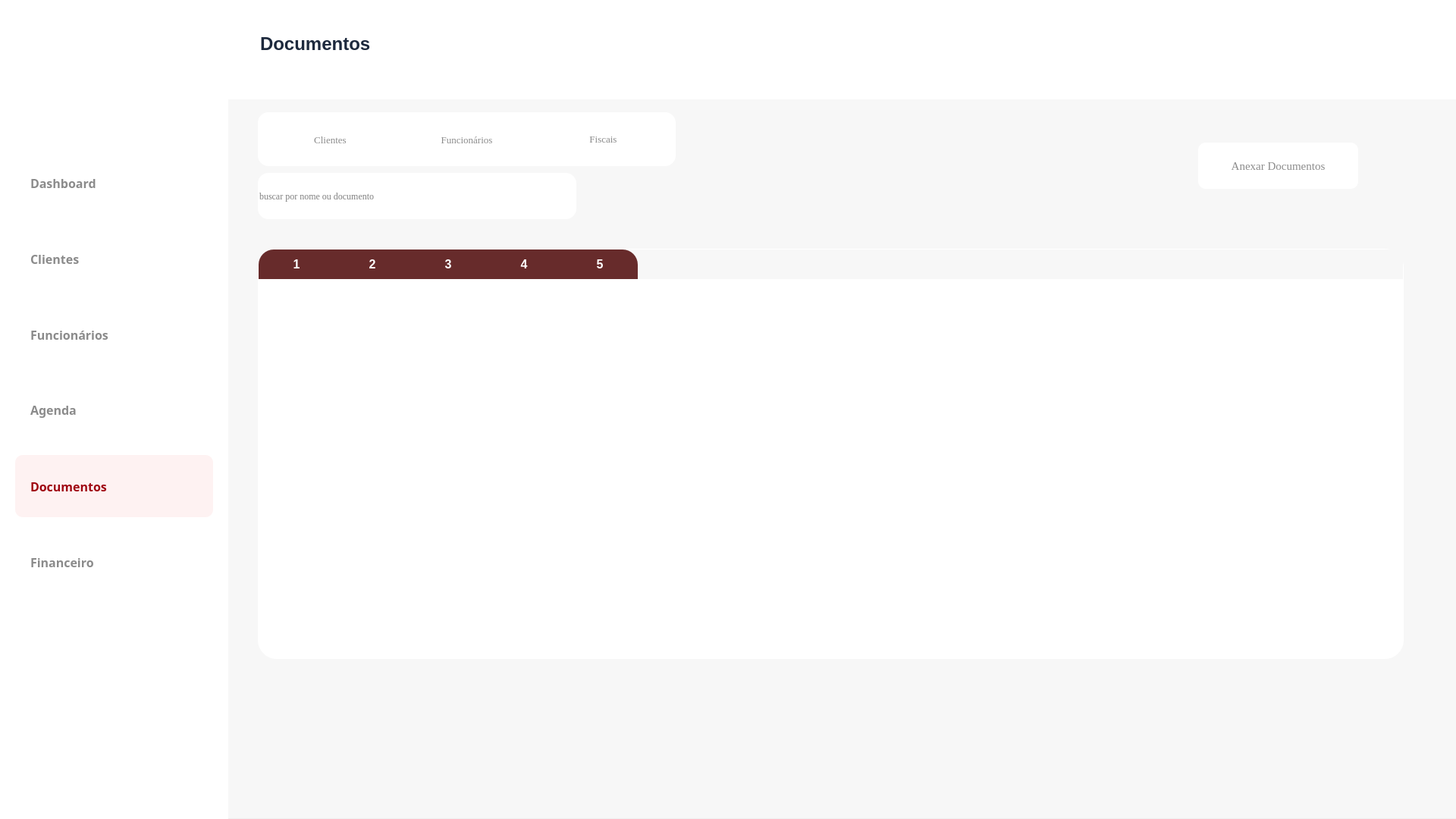
<?xml version="1.0" encoding="UTF-8"?>
<ui version="4.0">
 <class>Form</class>
 <widget class="QWidget" name="Form">
  <property name="geometry">
   <rect>
    <x>0</x>
    <y>0</y>
    <width>1920</width>
    <height>1080</height>
   </rect>
  </property>
  <property name="windowTitle">
   <string>Form</string>
  </property>
  <widget class="QFrame" name="frame_3">
   <property name="geometry">
    <rect>
     <x>300</x>
     <y>128</y>
     <width>1631</width>
     <height>951</height>
    </rect>
   </property>
   <property name="font">
    <font>
     <family>Georgia</family>
     <weight>50</weight>
     <bold>false</bold>
    </font>
   </property>
   <property name="styleSheet">
    <string notr="true">background-color: rgb(247, 247, 247);
border: none;</string>
   </property>
   <property name="frameShape">
    <enum>QFrame::StyledPanel</enum>
   </property>
   <property name="frameShadow">
    <enum>QFrame::Raised</enum>
   </property>
   <widget class="QPushButton" name="pushButton_7">
    <property name="geometry">
     <rect>
      <x>1280</x>
      <y>60</y>
      <width>211</width>
      <height>61</height>
     </rect>
    </property>
    <property name="font">
     <font>
      <family>Georgia</family>
      <pointsize>11</pointsize>
      <weight>50</weight>
      <bold>false</bold>
     </font>
    </property>
    <property name="styleSheet">
     <string notr="true">QPushButton {
    text-align: center;
    background-color: white;
    color: rgb(139,139,139);
    border-radius: 10px;
}

QPushButton:hover {
    background-color: rgb(247,247,247);
}

QPushButton:pressed {
    background-color: rgb(182,75,75);
    color: white;
}</string>
    </property>
    <property name="text">
     <string>Anexar Documentos</string>
    </property>
    <property name="icon">
     <iconset>
      <normaloff>../Source/upload_icon.png.png</normaloff>../Source/upload_icon.png.png</iconset>
    </property>
    <property name="iconSize">
     <size>
      <width>25</width>
      <height>25</height>
     </size>
    </property>
   </widget>
   <widget class="QFrame" name="frame_4">
    <property name="geometry">
     <rect>
      <x>40</x>
      <y>20</y>
      <width>551</width>
      <height>71</height>
     </rect>
    </property>
    <property name="styleSheet">
     <string notr="true">background-color: white;
border-radius: 14px;</string>
    </property>
    <property name="frameShape">
     <enum>QFrame::StyledPanel</enum>
    </property>
    <property name="frameShadow">
     <enum>QFrame::Raised</enum>
    </property>
    <widget class="QPushButton" name="pushButton_2">
     <property name="geometry">
      <rect>
       <x>190</x>
       <y>11</y>
       <width>171</width>
       <height>51</height>
      </rect>
     </property>
     <property name="font">
      <font>
       <family>Georgia</family>
       <pointsize>10</pointsize>
       <weight>50</weight>
       <bold>false</bold>
      </font>
     </property>
     <property name="cursor">
      <cursorShape>PointingHandCursor</cursorShape>
     </property>
     <property name="styleSheet">
      <string notr="true">QPushButton {
    text-align: center;
    background-color: white;
    color: rgb(139,139,139);
    border-radius: 10px;
}

QPushButton:hover {
    background-color: rgb(247,247,247);
}

QPushButton:pressed {
    background-color: rgb(182,75,75);
    color: white;
}</string>
     </property>
     <property name="text">
      <string>Funcionários</string>
     </property>
     <property name="icon">
      <iconset>
       <normaloff>../Source/funcionarios.png</normaloff>../Source/funcionarios.png</iconset>
     </property>
     <property name="iconSize">
      <size>
       <width>20</width>
       <height>20</height>
      </size>
     </property>
    </widget>
    <widget class="QPushButton" name="pushButton">
     <property name="geometry">
      <rect>
       <x>10</x>
       <y>11</y>
       <width>171</width>
       <height>51</height>
      </rect>
     </property>
     <property name="font">
      <font>
       <family>Georgia</family>
       <pointsize>10</pointsize>
       <weight>50</weight>
       <bold>false</bold>
      </font>
     </property>
     <property name="cursor">
      <cursorShape>PointingHandCursor</cursorShape>
     </property>
     <property name="styleSheet">
      <string notr="true">QPushButton {
    text-align: center;
    background-color: white;
    color: rgb(139,139,139);
    border-radius: 10px;
}

QPushButton:hover {
    background-color: rgb(247,247,247);
}

QPushButton:pressed {
    background-color: rgb(182,75,75);
    color: white;
}</string>
     </property>
     <property name="text">
      <string>Clientes</string>
     </property>
     <property name="icon">
      <iconset>
       <normaloff>../Source/utilizador.png</normaloff>../Source/utilizador.png</iconset>
     </property>
     <property name="iconSize">
      <size>
       <width>20</width>
       <height>20</height>
      </size>
     </property>
    </widget>
    <widget class="QPushButton" name="pushButton_8">
     <property name="geometry">
      <rect>
       <x>370</x>
       <y>10</y>
       <width>171</width>
       <height>51</height>
      </rect>
     </property>
     <property name="font">
      <font>
       <family>Georgia</family>
       <pointsize>10</pointsize>
       <weight>50</weight>
       <bold>false</bold>
      </font>
     </property>
     <property name="cursor">
      <cursorShape>PointingHandCursor</cursorShape>
     </property>
     <property name="autoFillBackground">
      <bool>false</bool>
     </property>
     <property name="styleSheet">
      <string notr="true">QPushButton {
    text-align: center;
    background-color: white;
    color: rgb(139,139,139);
    border-radius: 10px;
}

QPushButton:hover {
    background-color: rgb(247,247,247);
}

QPushButton:pressed {
    background-color: rgb(182,75,75);
    color: white;
}</string>
     </property>
     <property name="text">
      <string>Fiscais</string>
     </property>
     <property name="icon">
      <iconset>
       <normaloff>../Source/fiscal_icon.png.png</normaloff>../Source/fiscal_icon.png.png</iconset>
     </property>
     <property name="iconSize">
      <size>
       <width>20</width>
       <height>20</height>
      </size>
     </property>
    </widget>
   </widget>
   <widget class="QTableWidget" name="tableWidget">
    <property name="geometry">
     <rect>
      <x>40</x>
      <y>200</y>
      <width>1511</width>
      <height>541</height>
     </rect>
    </property>
    <property name="font">
     <font>
      <family>Georgia</family>
      <pointsize>12</pointsize>
      <weight>50</weight>
      <bold>false</bold>
     </font>
    </property>
    <property name="layoutDirection">
     <enum>Qt::LeftToRight</enum>
    </property>
    <property name="styleSheet">
     <string notr="true">QHeaderView::section {
	font-family: &quot;MS Shell Dlg 2&quot;;
    font-size: 16px;
    font-weight: bold;
    color: white;
    background-color: rgb(103, 43, 43);
    color: white;
    border: none;
	padding: 8px;
}
QHeaderView::section:first {
	border-top-left-radius: 20px;  /* Canto superior esquerdo */
    border-top-right-radius: 0px;
    border-bottom-left-radius: 0px;
    border-bottom-right-radius: 0px;
}
QHeaderView::section:last {
	border-top-left-radius: 0px;
    border-top-right-radius: 20px;
    border-bottom-left-radius: 0px;
    border-bottom-right-radius: 0px;
}
QTableWidget {
    border: none;
    border-radius: 25px;
    background-color: white;
    /* Necessário para o fundo arredondar corretamente */
    padding: 1px;
}
QTableWidget::section:first {
	font-family: &quot;Times New Roman&quot;;
    font-size: 12px;
	font-weight: bold;
    color: black;
}
QTableWidget::section:second, third {
	font-family: &quot;Times New Roman&quot;;
    font-size: 10px;
    color: rgb(152, 152, 152);
	text-align: center;
}
QTableWidget::section:last {
	font-family: &quot;Times New Roman&quot;;
    font-size: 12px;
	font-weight: bold;
    color: black;
	text-align: center;
}</string>
    </property>
    <property name="editTriggers">
     <set>QAbstractItemView::NoEditTriggers</set>
    </property>
    <property name="alternatingRowColors">
     <bool>true</bool>
    </property>
    <property name="sortingEnabled">
     <bool>true</bool>
    </property>
    <property name="columnCount">
     <number>5</number>
    </property>
    <attribute name="horizontalHeaderVisible">
     <bool>true</bool>
    </attribute>
    <attribute name="horizontalHeaderHighlightSections">
     <bool>true</bool>
    </attribute>
    <attribute name="horizontalHeaderStretchLastSection">
     <bool>false</bool>
    </attribute>
    <attribute name="verticalHeaderVisible">
     <bool>false</bool>
    </attribute>
    <column/>
    <column/>
    <column/>
    <column/>
    <column/>
   </widget>
   <widget class="QLineEdit" name="lineEdit">
    <property name="geometry">
     <rect>
      <x>40</x>
      <y>100</y>
      <width>420</width>
      <height>61</height>
     </rect>
    </property>
    <property name="font">
     <font>
      <family>Georgia</family>
     </font>
    </property>
    <property name="styleSheet">
     <string notr="true">background-color: white;
border-radius: 14px;</string>
    </property>
    <property name="inputMask">
     <string/>
    </property>
    <property name="text">
     <string/>
    </property>
    <property name="maxLength">
     <number>32767</number>
    </property>
    <property name="echoMode">
     <enum>QLineEdit::Normal</enum>
    </property>
    <property name="placeholderText">
     <string>buscar por nome ou documento</string>
    </property>
   </widget>
  </widget>
  <widget class="QFrame" name="frame_2">
   <property name="geometry">
    <rect>
     <x>299</x>
     <y>0</y>
     <width>1681</width>
     <height>131</height>
    </rect>
   </property>
   <property name="styleSheet">
    <string notr="true">background-color: rgb(255,255,255);
border: white;</string>
   </property>
   <property name="frameShape">
    <enum>QFrame::StyledPanel</enum>
   </property>
   <property name="frameShadow">
    <enum>QFrame::Raised</enum>
   </property>
   <widget class="QTextBrowser" name="textBrowser_2">
    <property name="geometry">
     <rect>
      <x>40</x>
      <y>40</y>
      <width>256</width>
      <height>51</height>
     </rect>
    </property>
    <property name="autoFillBackground">
     <bool>false</bool>
    </property>
    <property name="styleSheet">
     <string notr="true">border: 0px;
color:rgb(29, 41, 61);</string>
    </property>
    <property name="html">
     <string>&lt;!DOCTYPE HTML PUBLIC &quot;-//W3C//DTD HTML 4.0//EN&quot; &quot;http://www.w3.org/TR/REC-html40/strict.dtd&quot;&gt;
&lt;html&gt;&lt;head&gt;&lt;meta name=&quot;qrichtext&quot; content=&quot;1&quot; /&gt;&lt;style type=&quot;text/css&quot;&gt;
p, li { white-space: pre-wrap; }
&lt;/style&gt;&lt;/head&gt;&lt;body style=&quot; font-family:'MS Shell Dlg 2'; font-size:8.25pt; font-weight:400; font-style:normal;&quot;&gt;
&lt;p style=&quot; margin-top:0px; margin-bottom:0px; margin-left:0px; margin-right:0px; -qt-block-indent:0; text-indent:0px;&quot;&gt;&lt;span style=&quot; font-size:18pt; font-weight:600;&quot;&gt;Documentos&lt;/span&gt;&lt;/p&gt;&lt;/body&gt;&lt;/html&gt;</string>
    </property>
   </widget>
  </widget>
  <widget class="QFrame" name="menu_lateral">
   <property name="geometry">
    <rect>
     <x>0</x>
     <y>0</y>
     <width>301</width>
     <height>1081</height>
    </rect>
   </property>
   <property name="styleSheet">
    <string notr="true">background-color: rgb(255,255,255);
border: none;</string>
   </property>
   <widget class="QPushButton" name="btn_abrir_dashboard_menu">
    <property name="geometry">
     <rect>
      <x>20</x>
      <y>200</y>
      <width>261</width>
      <height>82</height>
     </rect>
    </property>
    <property name="font">
     <font>
      <family>Segoe UI Semibold</family>
      <pointsize>12</pointsize>
      <weight>75</weight>
      <bold>true</bold>
     </font>
    </property>
    <property name="cursor">
     <cursorShape>PointingHandCursor</cursorShape>
    </property>
    <property name="layoutDirection">
     <enum>Qt::LeftToRight</enum>
    </property>
    <property name="styleSheet">
     <string notr="true">QPushButton {
    text-align: left;
    padding-left: 20px;
    min-height: 42px;
    background-color: white;
    color: rgb(139,139,139);
    border-radius: 10px;
}

QPushButton:hover {
    background-color: rgb(247,247,247);
}

QPushButton:pressed {
    background-color: rgb(182,75,75);
    color: white;
}</string>
    </property>
    <property name="text">
     <string>Dashboard</string>
    </property>
    <property name="icon">
     <iconset>
      <normaloff>../Source/dashboard.svg</normaloff>../Source/dashboard.svg</iconset>
    </property>
    <property name="iconSize">
     <size>
      <width>50</width>
      <height>50</height>
     </size>
    </property>
   </widget>
   <widget class="QPushButton" name="btn_abrir_cliente_menu">
    <property name="geometry">
     <rect>
      <x>20</x>
      <y>300</y>
      <width>261</width>
      <height>82</height>
     </rect>
    </property>
    <property name="font">
     <font>
      <family>Segoe UI Semibold</family>
      <pointsize>12</pointsize>
      <weight>75</weight>
      <bold>true</bold>
     </font>
    </property>
    <property name="cursor">
     <cursorShape>PointingHandCursor</cursorShape>
    </property>
    <property name="styleSheet">
     <string notr="true">QPushButton {
    text-align: left;
    padding-left: 20px;
    min-height: 42px;
    background-color: white;
    color: rgb(139,139,139);
    border-radius: 10px;
}

QPushButton:hover {
    background-color: rgb(247,247,247);
}

QPushButton:pressed {
    background-color: rgb(182,75,75);
    color: white;
}</string>
    </property>
    <property name="text">
     <string>Clientes</string>
    </property>
    <property name="icon">
     <iconset>
      <normaloff>../Source/clientes.svg</normaloff>../Source/clientes.svg</iconset>
    </property>
    <property name="iconSize">
     <size>
      <width>40</width>
      <height>40</height>
     </size>
    </property>
   </widget>
   <widget class="QPushButton" name="btn_abrir_funcionario_menu">
    <property name="geometry">
     <rect>
      <x>20</x>
      <y>400</y>
      <width>261</width>
      <height>82</height>
     </rect>
    </property>
    <property name="font">
     <font>
      <family>Segoe UI Semibold</family>
      <pointsize>12</pointsize>
      <weight>75</weight>
      <bold>true</bold>
     </font>
    </property>
    <property name="cursor">
     <cursorShape>PointingHandCursor</cursorShape>
    </property>
    <property name="styleSheet">
     <string notr="true">
QPushButton {
	text-align: left;
	padding: 20px;
    background-color: white;
    color:  rgb(139, 139, 139);
    border-radius: 10px;
}

QPushButton:hover {
    background-color: rgb(247, 247, 247);
	color: rgb(139, 139, 139);
}

QPushButton:pressed {
    background-color: rgb(182, 75, 75);
	color: white;
}</string>
    </property>
    <property name="text">
     <string>Funcionários</string>
    </property>
    <property name="icon">
     <iconset>
      <normaloff>../Source/funcionarios.svg</normaloff>../Source/funcionarios.svg</iconset>
    </property>
    <property name="iconSize">
     <size>
      <width>40</width>
      <height>40</height>
     </size>
    </property>
   </widget>
   <widget class="QPushButton" name="btn_abrir_agenda_menu">
    <property name="geometry">
     <rect>
      <x>20</x>
      <y>500</y>
      <width>261</width>
      <height>80</height>
     </rect>
    </property>
    <property name="font">
     <font>
      <family>Segoe UI Semibold</family>
      <pointsize>12</pointsize>
      <weight>75</weight>
      <bold>true</bold>
     </font>
    </property>
    <property name="cursor">
     <cursorShape>PointingHandCursor</cursorShape>
    </property>
    <property name="styleSheet">
     <string notr="true">QPushButton {
	text-align: left;
	padding: 20px;
    min-height: 40px;
    background-color: white;
    color:  rgb(139, 139, 139);
    border-radius: 10px;
}

QPushButton:hover {
    background-color: rgb(247, 247, 247);
	color: rgb(139, 139, 139);
}

QPushButton:pressed {
    background-color: rgb(182, 75, 75);
	color: white;
}</string>
    </property>
    <property name="text">
     <string>Agenda</string>
    </property>
    <property name="icon">
     <iconset>
      <normaloff>../Source/agenda.svg</normaloff>../Source/agenda.svg</iconset>
    </property>
    <property name="iconSize">
     <size>
      <width>50</width>
      <height>50</height>
     </size>
    </property>
   </widget>
   <widget class="QPushButton" name="btn_abrir_documento_menu">
    <property name="geometry">
     <rect>
      <x>20</x>
      <y>600</y>
      <width>261</width>
      <height>82</height>
     </rect>
    </property>
    <property name="font">
     <font>
      <family>Segoe UI Semibold</family>
      <pointsize>12</pointsize>
      <weight>75</weight>
      <bold>true</bold>
     </font>
    </property>
    <property name="cursor">
     <cursorShape>PointingHandCursor</cursorShape>
    </property>
    <property name="styleSheet">
     <string notr="true">QPushButton {
	text-align: left;
	padding: 20px;
    min-height: 42px;
    background-color: rgb(254, 242, 242);
    color:  rgb(159, 7, 18);
    border-radius: 10px;
}</string>
    </property>
    <property name="text">
     <string>Documentos</string>
    </property>
    <property name="icon">
     <iconset>
      <normaloff>../Source/documentos.svg</normaloff>../Source/documentos.svg</iconset>
    </property>
    <property name="iconSize">
     <size>
      <width>50</width>
      <height>50</height>
     </size>
    </property>
   </widget>
   <widget class="QLabel" name="logo">
    <property name="geometry">
     <rect>
      <x>40</x>
      <y>10</y>
      <width>191</width>
      <height>181</height>
     </rect>
    </property>
    <property name="text">
     <string notr="true"/>
    </property>
    <property name="pixmap">
     <pixmap>../Source/Cenicos.jpg</pixmap>
    </property>
    <property name="scaledContents">
     <bool>true</bool>
    </property>
   </widget>
   <widget class="QPushButton" name="btn_abrir_financeiro_menu">
    <property name="geometry">
     <rect>
      <x>20</x>
      <y>700</y>
      <width>261</width>
      <height>82</height>
     </rect>
    </property>
    <property name="font">
     <font>
      <family>Segoe UI Semibold</family>
      <pointsize>12</pointsize>
      <weight>75</weight>
      <bold>true</bold>
     </font>
    </property>
    <property name="cursor">
     <cursorShape>PointingHandCursor</cursorShape>
    </property>
    <property name="styleSheet">
     <string notr="true">
QPushButton {
    text-align: left;
    padding-left: 20px;
    min-height: 42px;
    background-color: white;
    color: rgb(139,139,139);
    border-radius: 10px;
}

QPushButton:hover {
    background-color: rgb(247,247,247);
}

QPushButton:pressed {
    background-color: rgb(182,75,75);
    color: white;
}</string>
    </property>
    <property name="text">
     <string>Financeiro</string>
    </property>
    <property name="icon">
     <iconset>
      <normaloff>../Source/financeiro.svg</normaloff>../Source/financeiro.svg</iconset>
    </property>
    <property name="iconSize">
     <size>
      <width>50</width>
      <height>50</height>
     </size>
    </property>
   </widget>
  </widget>
 </widget>
 <resources/>
 <connections/>
</ui>
